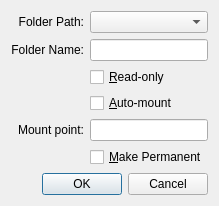
<ui version="4.0" >
 <comment>
 VPox frontends: Qt GUI ("VirtualPox"):

 Copyright (C) 2008-2020 Oracle Corporation

 This file is part of VirtualPox Open Source Edition (OSE), as
 available from http://www.virtualpox.org. This file is free software;
 you can redistribute it and/or modify it under the terms of the GNU
 General Public License (GPL) as published by the Free Software
 Foundation, in version 2 as it comes in the "COPYING" file of the
 VirtualPox OSE distribution. VirtualPox OSE is distributed in the
 hope that it will be useful, but WITHOUT ANY WARRANTY of any kind.
 </comment>
 <class>UIMachineSettingsSFDetails</class>
 <widget class="QDialog" name="UIMachineSettingsSFDetails" >
  <property name="geometry" >
   <rect>
    <x>0</x>
    <y>0</y>
    <width>218</width>
    <height>196</height>
   </rect>
  </property>
  <layout class="QGridLayout" >
   <item row="0" column="0" >
    <widget class="QLabel" name="mLbPath" >
     <property name="text" >
      <string>Folder Path:</string>
     </property>
     <property name="alignment" >
      <set>Qt::AlignRight|Qt::AlignTrailing|Qt::AlignVCenter</set>
     </property>
    </widget>
   </item>
   <item row="0" column="1" >
    <widget class="UIFilePathSelector" name="mPsPath" />
   </item>
   <item row="1" column="0" >
    <widget class="QLabel" name="mLbName" >
     <property name="text" >
      <string>Folder Name:</string>
     </property>
     <property name="alignment" >
      <set>Qt::AlignRight|Qt::AlignTrailing|Qt::AlignVCenter</set>
     </property>
    </widget>
   </item>
   <item row="1" column="1" >
    <widget class="QLineEdit" name="mLeName" >
     <property name="toolTip" >
      <string>Holds the name of the shared folder (as it will be seen by the guest OS).</string>
     </property>
    </widget>
   </item>
   <item row="2" column="1" >
    <widget class="QCheckBox" name="mCbReadonly" >
     <property name="toolTip" >
      <string>When checked, the guest OS will not be able to write to the specified shared folder.</string>
     </property>
     <property name="text" >
      <string>&amp;Read-only</string>
     </property>
    </widget>
   </item>
   <item row="3" column="1" >
    <widget class="QCheckBox" name="mCbAutoMount" >
     <property name="toolTip" >
      <string>When checked, the guest OS will try to automatically mount the shared folder on startup.</string>
     </property>
     <property name="text" >
      <string>&amp;Auto-mount</string>
     </property>
    </widget>
   </item>
   <item row="4" column="0" >
    <widget class="QLabel" name="mLbAutoMountPoint" >
     <property name="text" >
      <string>Mount point:</string>
     </property>
     <property name="alignment" >
      <set>Qt::AlignRight|Qt::AlignTrailing|Qt::AlignVCenter</set>
     </property>
    </widget>
   </item>
   <item row="4" column="1" >
    <widget class="QLineEdit" name="mLeAutoMountPoint" >
     <property name="toolTip" >
      <string>Where to automatically mount the folder in the guest.  A drive letter (e.g. 'G:') for Windows and OS/2 guests, path for the others.  If left empty the guest will pick something fitting.</string>
     </property>
    </widget>
   </item>
   <item row="5" column="1" >
    <widget class="QCheckBox" name="mCbPermanent" >
     <property name="toolTip" >
      <string>When checked, this shared folder will be permanent.</string>
     </property>
     <property name="text" >
      <string>&amp;Make Permanent</string>
     </property>
    </widget>
   </item>
   <item row="6" column="1" >
    <spacer>
     <property name="orientation" >
      <enum>Qt::Vertical</enum>
     </property>
     <property name="sizeHint" >
      <size>
       <width>20</width>
       <height>40</height>
      </size>
     </property>
    </spacer>
   </item>
   <item row="7" column="0" colspan="2" >
    <widget class="QIDialogButtonBox" name="mButtonBox" >
     <property name="standardButtons" >
      <set>QDialogButtonBox::Cancel|QDialogButtonBox::NoButton|QDialogButtonBox::Ok</set>
     </property>
    </widget>
   </item>
  </layout>
 </widget>
 <customwidgets>
  <customwidget>
   <class>UIFilePathSelector</class>
   <extends>QComboBox</extends>
   <header>UIFilePathSelector.h</header>
   <container>1</container>
  </customwidget>
  <customwidget>
   <class>QIDialogButtonBox</class>
   <extends>QDialogButtonBox</extends>
   <header>QIDialogButtonBox.h</header>
  </customwidget>
 </customwidgets>
 <resources/>
 <connections>
  <connection>
   <sender>mButtonBox</sender>
   <signal>accepted()</signal>
   <receiver>UIMachineSettingsSFDetails</receiver>
   <slot>accept()</slot>
   <hints>
    <hint type="sourcelabel" >
     <x>108</x>
     <y>158</y>
    </hint>
    <hint type="destinationlabel" >
     <x>108</x>
     <y>90</y>
    </hint>
   </hints>
  </connection>
  <connection>
   <sender>mButtonBox</sender>
   <signal>rejected()</signal>
   <receiver>UIMachineSettingsSFDetails</receiver>
   <slot>reject()</slot>
   <hints>
    <hint type="sourcelabel" >
     <x>108</x>
     <y>158</y>
    </hint>
    <hint type="destinationlabel" >
     <x>108</x>
     <y>90</y>
    </hint>
   </hints>
  </connection>
 </connections>
</ui>
